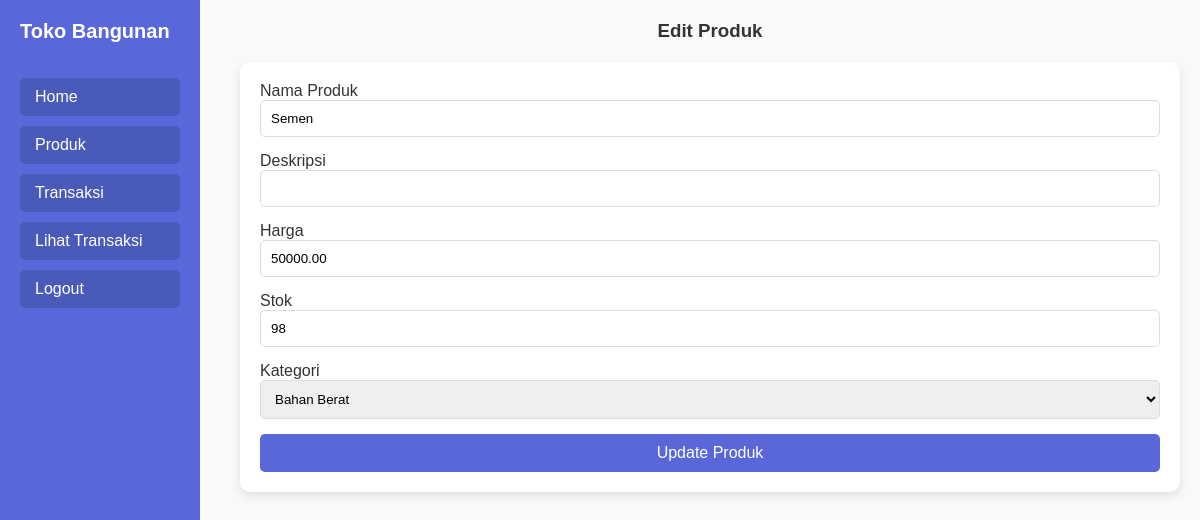
The page /edit_produk.php?id=1 (signed in) on the database its author committed.
### tables this page shows
CREATE TABLE `produk` (
  `IdProduk` int NOT NULL,
  `NamaProduk` varchar(100) NOT NULL,
  `Deskripsi` text,
  `Harga` decimal(10,2) NOT NULL,
  `Stok` int DEFAULT '0',
  `IdKategori` int DEFAULT NULL
);

### edit_produk.php (the view, shortened to what this page needs)
<?php
include('koneksi.php');
if (isset($_GET['id'])) {
    $idProduk = $_GET['id'];
    $sqlProduk = "SELECT * FROM produk WHERE IdProduk = '$idProduk'";
    $resultProduk = $conn->query($sqlProduk);
    if ($resultProduk->num_rows > 0) {
        $produk = $resultProduk->fetch_assoc();
    } else {
        die("Produk tidak ditemukan.");
    }
} else {
    die("ID produk tidak ditemukan.");
}
$sqlKategori = "SELECT * FROM kategori";
$resultKategori = $conn->query($sqlKategori);
?>
<!DOCTYPE html>
<html lang="id">
<head>
</head>
<body>
    <div class="navbar">
        <h1>Toko Bangunan</h1>
        <a href="index.php">Home</a>
        <a href="produk.php">Produk</a>
        <a href="transaksi.php">Transaksi</a>
        <a href="lihat_transaksi.php">Lihat Transaksi</a>
        <a href="logout.php">Logout</a>
    </div>
    <div class="content">
        <h3>Edit Produk</h3>
        <form method="POST" action="edit_produk.php?id=<?php echo $produk['IdProduk']; ?>">
            <label for="nama_produk">Nama Produk</label>
            <input type="text" id="nama_produk" name="nama_produk" value="<?php echo $produk['NamaProduk']; ?>"
                required>
            <label for="deskripsi">Deskripsi</label>
            <input type="text" id="deskripsi" name="deskripsi" value="<?php echo $produk['Deskripsi']; ?>">
            <label for="harga">Harga</label>
            <input type="number" id="harga" name="harga" value="<?php echo $produk['Harga']; ?>" required>
            <label for="stok">Stok</label>
            <input type="number" id="stok" name="stok" value="<?php echo $produk['Stok']; ?>" required>
            <label for="id_kategori">Kategori</label>
            <select id="id_kategori" name="id_kategori" required>
                <?php
                if ($resultKategori->num_rows > 0) {
                    while ($row = $resultKategori->fetch_assoc()) {
                        $selected = $row['IdKategori'] == $produk['IdKategori'] ? 'selected' : '';
                        echo "<option value='{$row['IdKategori']}' $selected>{$row['NamaKategori']}</option>";
                    }
                }
                ?>
            </select>
            <button type="submit">Update Produk</button>
        </form>
    </div>
</body>
</html>

### edit_produk.php (style rules this page uses)
* { margin: 0; padding: 0; box-sizing: border-box; }
body { font-family: Arial, sans-serif; background-color: #f9f9f9; color: #333; display: flex; }
.navbar { width: 200px; background-color: #5a67d8; height: 100vh; padding: 20px; position: fixed; display: flex; flex-direction: column; align-items: flex-start; }
.navbar h1 { color: #fff; font-size: 20px; margin-bottom: 30px; }
.navbar a { color: #fff; text-decoration: none; padding: 10px 15px; width: 100%; background-color: #4a5ab8; border-radius: 5px; margin: 5px 0; transition: background-color 0.3s; text-align: left; }
.content { margin-left: 220px; padding: 20px; width: calc(100% - 220px); }
h3 { color: #333; text-align: center; margin-bottom: 20px; }
form { background-color: #fff; padding: 20px; border-radius: 10px; box-shadow: 0 4px 8px rgba(0, 0, 0, 0.1); }
label { font-size: 16px; margin-bottom: 8px; }
input, select { width: 100%; padding: 10px; margin-bottom: 15px; border: 1px solid #ddd; border-radius: 5px; }
button { width: 100%; padding: 10px; background-color: #5a67d8; color: white; border: none; border-radius: 5px; font-size: 16px; cursor: pointer; }

### rows shown on the page
produk: nama_produk "Semen", harga "50000.00", stok "98"

### other values the page prints
form field id_kategori "Bahan Berat"
